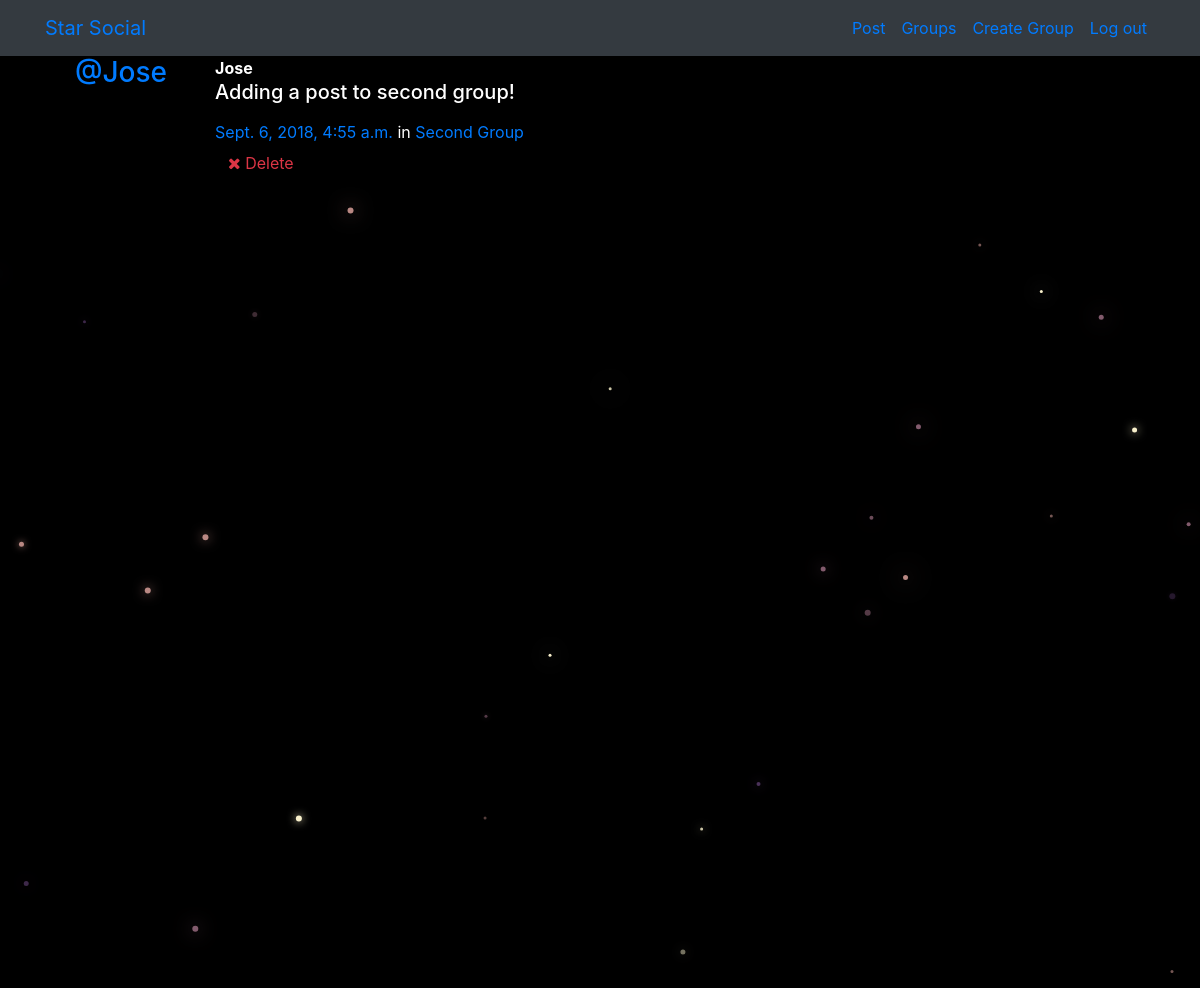
Screenshot of /posts/ (signed in) with the database file from the repository.
### posts/models.py (models this page shows, shortened)
class Post(models.Model):
    user = models.ForeignKey(User, related_name="posts",on_delete=models.CASCADE)
    created_at = models.DateTimeField(auto_now=True)
    message = models.TextField()
    message_html = models.TextField(editable=False)
    group = models.ForeignKey(Group, related_name="posts",null=True, blank=True,on_delete=models.CASCADE)
    class Meta:
        ordering = ["-created_at"]
        unique_together = ["user", "message"]

### groups/models.py (models this page shows, shortened)
class Group(models.Model):
    name = models.CharField(max_length=255, unique=True)
    slug = models.SlugField(allow_unicode=True, unique=True)
    description = models.TextField(blank=True, default='')
    description_html = models.TextField(editable=False, default='', blank=True)
    members = models.ManyToManyField(User,through="GroupMember")
    class Meta:
        ordering = ["name"]

### posts/views.py (the view)
# urls.py: path('', views.PostList.as_view(), name="all"),
class PostList(SelectRelatedMixin, generic.ListView):
    model = models.Post
    select_related = ("user", "group")

### posts/templates/posts/post_list.html (shortened to what this page needs)
{% extends "posts/post_base.html" %}
{% load humanize %}
{% block post_content %}
<div class="col-md-8">
	{% for post in post_list %}
  {% include "posts/_post.html" %}
	{% endfor %}
</div>
{% endblock %}

### posts/templates/posts/_post.html (shortened to what this page needs)
<div class="media">
	<h3 class="mr-5"><a href="{% url 'posts:for_user' username=post.user.username %}">@{{ post.user.username }}</a></h3>
	<div class="media-body">
		<strong>{{ post.user.username }}</strong>
		<h5>{{ post.message_html|safe }}</h5>
			<time class="time"><a href="{% url 'posts:single' username=post.user.username pk=post.pk %}">{{ post.created_at }}</a></time>
			{% if post.group %}
			<span class="group-name">in <a href="#">{{ post.group.name }}</a></span>
			{% endif %}
		<div class="media-footer">
			{% if user.is_authenticated and post.user == user and not hide_delete %}
				<a href="{% url 'posts:delete' pk=post.pk %}" title="delete" class="btn btn-simple">
					<span class="fa fa-remove text-danger" aria-hidden="true"></span>
					<span class="text-danger icon-label">Delete</span>
				</a>
			{% endif %}
		</div>
	</div>
</div>

### static/simplesocial/css/master.css (style rules this page uses)
body { margin: 0; overflow: hidden; background-color: black; color:white; }

### rows the page displays
Post: user.username "Jose", message_html "Adding a post to second group!", created_at "Sept. 6, 2018, 4:55 a.m.", group.name "Second Group", shows "Delete"
